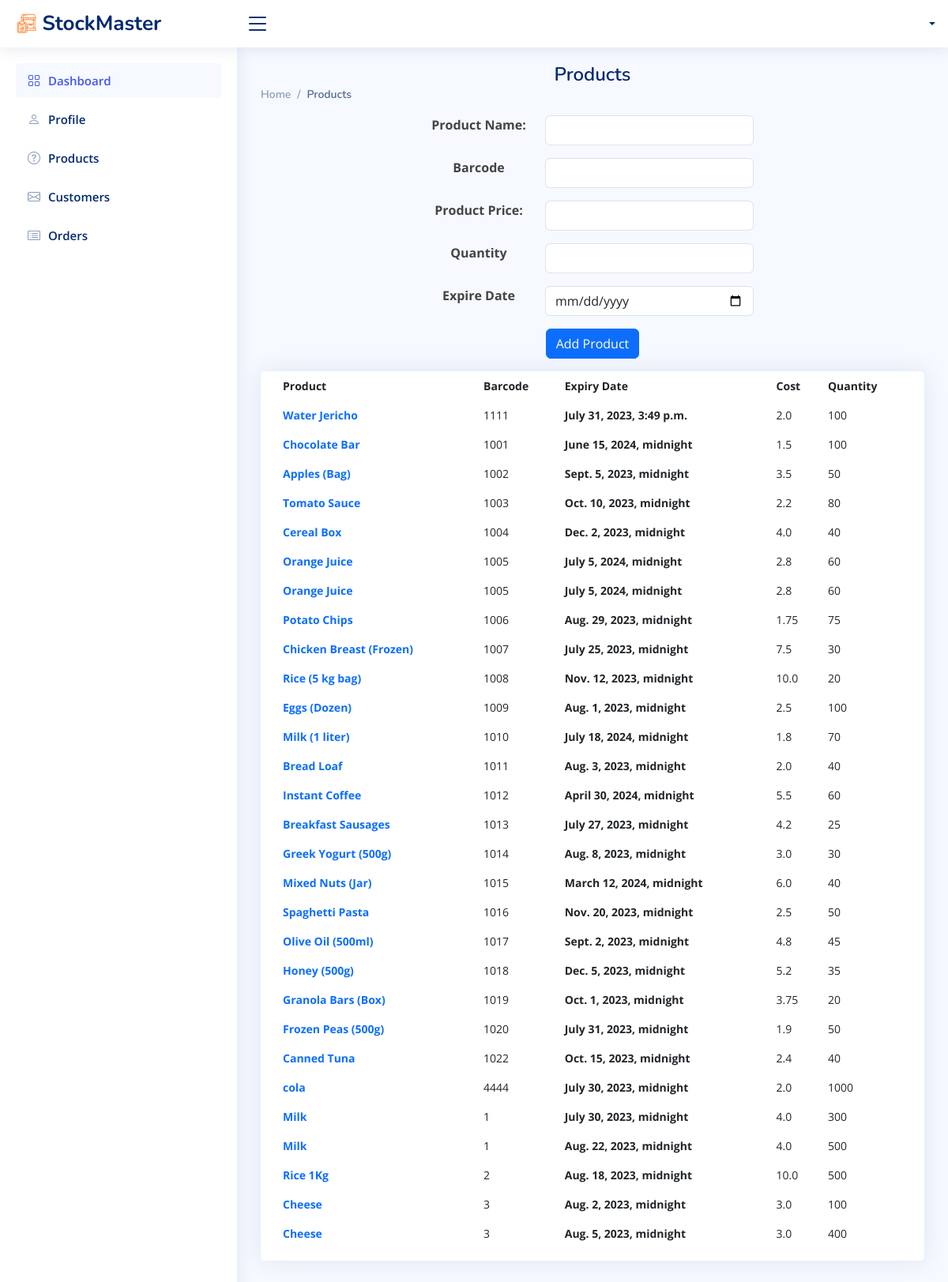
Screenshot of /dashboard/products with the database file from the repository.
### StockMaster_app/models.py (models this page shows)
class Prodcut(models.Model):
    p_name = models.CharField(max_length=255)
    p_barcode = models.IntegerField()
    expire_date = models.DateTimeField()
    cost = models.FloatField()
    qty = models.IntegerField()
    user = models.ForeignKey(User, on_delete=models.CASCADE, related_name='products')
    created_at = models.DateTimeField(auto_now_add=True)
    updated_at = models.DateTimeField(auto_now=True)

### StockMaster_app/views.py (the view)
# urls.py: path('dashboard/products', views.prodcuts, name='products-page'),
def prodcuts(request):
    products = Prodcut.objects.all()
    context = {
        'products' : products
    }
    return render(request, 'products-page.html', context)

### StockMaster_app/templates/products-page.html (shortened to what this page needs)
{% load static %}
<!DOCTYPE html>
<html lang="en">
<head>
    <link rel="stylesheet" href="{% static 'vendor/bootstrap/css/bootstrap.min.css' %}">
    <link rel="stylesheet" href="{% static 'vendor/bootstrap-icons/bootstrap-icons.css' %}">
    <link rel="stylesheet" href="{% static 'vendor/boxicons/css/boxicons.min.css' %}">
    <link rel="stylesheet" href="{% static 'vendor/quill/quill.snow.css' %}">
    <link rel="stylesheet" href="{% static 'vendor/quill/quill.bubble.css' %}">
    <link rel="stylesheet" href="{% static 'vendor/remixicon/remixicon.css' %}">
    <link rel="stylesheet" href="{% static 'vendor/simple-datatables/style.css' %}">
    <link rel="stylesheet" href="{% static 'style.css' %}">
</head>
<body>
    <header id="header" class="header fixed-top d-flex align-items-center">
        <div class="d-flex align-items-center justify-content-between">
            <a href="#" class="logo d-flex align-items-center">
                <img src="{% static 'img/logo.png' %}" alt="">
                <span class="d-none d-lg-block">StockMaster</span>
            </a>
            <i class="bi bi-list toggle-sidebar-btn"></i>
        </div>
        <nav class="header-nav ms-auto">
            <ul class="d-flex align-items-center">
                <li class="nav-item dropdown pe-3">
                    <a class="nav-link nav-profile d-flex align-items-center pe-0" href="#" data-bs-toggle="dropdown">
                        <span class="d-none d-md-block dropdown-toggle ps-2">{{user.f_name}}</span>
                    </a>
                </li>
            </ul>
        </nav>
    </header>
    <aside id="sidebar" class="sidebar">
        <ul class="sidebar-nav" id="sidebar-nav">
            <li class="nav-item">
                <a class="nav-link " href="index.html">
                    <i class="bi bi-grid"></i>
                    <span>Dashboard</span>
                </a>
            </li>
            <li class="nav-item">
                <a class="nav-link collapsed" href="/dashboard/profile">
                    <i class="bi bi-person"></i>
                    <span>Profile</span>
                </a>
            </li>
            <li class="nav-item">
                <a class="nav-link collapsed" href="/dashboard/products">
                    <i class="bi bi-question-circle"></i>
                    <span>Products</span>
                </a>
            </li>
            <li class="nav-item">
                <a class="nav-link collapsed" href="customers-page.html">
                    <i class="bi bi-envelope"></i>
                    <span>Customers</span>
                </a>
            </li>
            <li class="nav-item">
                <a class="nav-link collapsed" href="orders-page.html">
                    <i class="bi bi-card-list"></i>
                    <span>Orders</span>
                </a>
            </li>
        </ul>
    </aside>
    <main id="main" class="main">
        <div class="pagetitle">
            <h1>Products</h1>
            <nav>
                <ol class="breadcrumb">
                    <li class="breadcrumb-item">
                        <a href="index.html">Home</a>
                    </li>
                    <li class="breadcrumb-item active">Products</li>
                </ol>
            </nav>
        </div>
        <section class="section dashboard">
            <div class="row">
                <div class="col-sm-12">
                    <form action="">
                        <div class="row justify-content-center mb-3">
                            <div class="col-sm-2 text-center fw-bold ">
                                <label class="form-label">Product Name:</label>
                            </div>
                            <div class="col-sm-4">
                                <input type="text" class="form-control" name="p_name">
                            </div>
                        </div>
                        <div class="row justify-content-center mb-3">
                            <div class="col-sm-2 text-center fw-bold ">
                                <label class="form-label">Barcode</label>
                            </div>
                            <div class="col-sm-4">
                                <input type="number" class="form-control" name="p_barcode">
                            </div>
                        </div>
                        <div class="row justify-content-center mb-3">
                            <div class="col-sm-2 text-center fw-bold ">
                                <label class="form-label">Product Price:</label>
                            </div>
                            <div class="col-sm-4">
                                <input type="number" class="form-control" name="cost">
                            </div>
                        </div>
                        <div class="row justify-content-center mb-3">
                            <div class="col-sm-2 text-center fw-bold ">
                                <label class="form-label">Quantity</label>
                            </div>
                            <div class="col-sm-4">
                                <input type="number" class="form-control" name="qty">
                            </div>
                        </div>
                        <div class="row justify-content-center mb-3">
                            <div class="col-sm-2 text-center fw-bold ">
                                <label class="form-label">Expire Date</label>
                            </div>
                            <div class="col-sm-4">
                                <input type="date" class="form-control" name="expire_date">
                            </div>
                        </div>
                        <div class="row mb-3">
                            <div class="col-sm-12 text-center">
                                <button class="btn btn-primary">Add Product</button>
                            </div>
                        </div>
                    </form>
                </div>
                <div class="col-12">
                    <div class="card top-selling overflow-auto">
                        <div class="card-body pb-0">
                            <table class="table table-borderless">
                                <thead>
                                    <tr>
                                        <th scope="col">Product</th>
                                        <th scope="col">Barcode</th>
                                        <th scope="col">Expiry Date</th>
                                        <th scope="col">Cost</th>
                                        <th scope="col">Quantity</th>
                                    </tr>
                                </thead>
                                <tbody>
                                    {% for product in products %}
                                    <tr>
                                        <td>
                                            <a href="#" class="text-primary fw-bold">
                                                {{ product.p_name }}
                                            </a>
                                        </td>
                                        <td>{{product.p_barcode}}</td>
                                        <td class="fw-bold">{{ product.expire_date }}</td>
                                        <td>{{ product.cost }}</td>
                                        <td>{{ product.qty }}</td>
                                    </tr>
                                    {% endfor %}
                                </tbody>
                            </table>
                        </div>
                    </div>
                </div>
            </div>
        </section>
    </main>
</body>
</html>

### StockMaster_app/static/style.css (style rules this page uses)
:root { scroll-behavior: smooth; }
body { font-family: "Open Sans", sans-serif; background: #f6f9ff; color: #444444; }
a { color: #4154f1; text-decoration: none; }
h1, h2, h3, h4, h5, h6 { font-family: "Nunito", sans-serif; }
#main { margin-top: 60px; padding: 20px 30px; transition: all 0.3s; }
.pagetitle { margin-bottom: 10px; }
.pagetitle h1 { font-size: 24px; margin-bottom: 0; font-weight: 600; color: #012970; }
.card { margin-bottom: 30px; border: none; border-radius: 5px; box-shadow: 0px 0 30px rgba(1, 41, 112, 0.1); }
.card-body { padding: 0 20px 20px 20px; }
.breadcrumb { font-size: 14px; font-family: "Nunito", sans-serif; color: #899bbd; font-weight: 600; }
.breadcrumb a { color: #899bbd; transition: 0.3s; }
.breadcrumb .breadcrumb-item::before { color: #899bbd; }
.breadcrumb .active { color: #51678f; font-weight: 600; }
.logo { line-height: 1; }
@media (min-width: 1200px) { .logo { width: 280px; } }
.logo img { max-height: 26px; margin-right: 6px; }
.logo span { font-size: 26px; font-weight: 700; color: #012970; font-family: "Nunito", sans-serif; }
.header { transition: all 0.5s; z-index: 997; height: 60px; box-shadow: 0px 2px 20px rgba(1, 41, 112, 0.1); background-color: #fff; padding-left: 20px; }
.header .toggle-sidebar-btn { font-size: 32px; padding-left: 10px; cursor: pointer; color: #012970; }
.header-nav ul { list-style: none; }
.header-nav>ul { margin: 0; padding: 0; }
.header-nav .nav-profile { color: #012970; }
.header-nav .nav-profile span { font-size: 14px; font-weight: 600; }
.sidebar { position: fixed; top: 60px; left: 0; bottom: 0; width: 300px; z-index: 996; transition: all 0.3s; padding: 20px; overflow-y: auto; scrollbar-width: thin; scrollbar-color: #aab7cf transparent; box-shadow: 0px 0px 20px rgba(1, 41, 112, 0.1); background-color: #fff; }
@media (min-width: 1200px) { #main, #footer { margin-left: 300px; } }
.sidebar-nav { padding: 0; margin: 0; list-style: none; }
.sidebar-nav li { padding: 0; margin: 0; list-style: none; }
.sidebar-nav .nav-item { margin-bottom: 5px; }
.sidebar-nav .nav-link { display: flex; align-items: center; font-size: 15px; font-weight: 600; color: #4154f1; transition: 0.3; background: #f6f9ff; padding: 10px 15px; border-radius: 4px; }
.sidebar-nav .nav-link i { font-size: 16px; margin-right: 10px; color: #4154f1; }
.sidebar-nav .nav-link.collapsed { color: #012970; background: #fff; }
.sidebar-nav .nav-link.collapsed i { color: #899bbd; }
.dashboard .top-selling { font-size: 14px; }
.dashboard .top-selling .table thead { background: #f6f6fe; }
.dashboard .top-selling .table thead th { border: 0; }
.dashboard .top-selling .table tbody td { vertical-align: middle; }

### StockMaster_app/templates/products-page.html (style rules this page uses)
h1, h3 { text-align: center; color: red; }

### rows the page displays
Prodcut: p_name "Water Jericho", p_barcode "1111", expire_date "July 31, 2023, 3:49 p.m.", cost "2.0", qty "100"
Prodcut: p_name "Chocolate Bar", p_barcode "1001", expire_date "June 15, 2024, midnight", cost "1.5", qty "100"
Prodcut: p_name "Apples (Bag)", p_barcode "1002", expire_date "Sept. 5, 2023, midnight", cost "3.5", qty "50"
Prodcut: p_name "Tomato Sauce", p_barcode "1003", expire_date "Oct. 10, 2023, midnight", cost "2.2", qty "80"
Prodcut: p_name "Cereal Box", p_barcode "1004", expire_date "Dec. 2, 2023, midnight", cost "4.0", qty "40"
Prodcut: p_name "Orange Juice", p_barcode "1005", expire_date "July 5, 2024, midnight", cost "2.8", qty "60"
Prodcut: p_name "Orange Juice", p_barcode "1005", expire_date "July 5, 2024, midnight", cost "2.8", qty "60"
Prodcut: p_name "Potato Chips", p_barcode "1006", expire_date "Aug. 29, 2023, midnight", cost "1.75", qty "75"
Prodcut: p_name "Chicken Breast (Frozen)", p_barcode "1007", expire_date "July 25, 2023, midnight", cost "7.5", qty "30"
Prodcut: p_name "Rice (5 kg bag)", p_barcode "1008", expire_date "Nov. 12, 2023, midnight", cost "10.0", qty "20"
Prodcut: p_name "Eggs (Dozen)", p_barcode "1009", expire_date "Aug. 1, 2023, midnight", cost "2.5", qty "100"
Prodcut: p_name "Milk (1 liter)", p_barcode "1010", expire_date "July 18, 2024, midnight", cost "1.8", qty "70"
Prodcut: p_name "Bread Loaf", p_barcode "1011", expire_date "Aug. 3, 2023, midnight", cost "2.0", qty "40"
Prodcut: p_name "Instant Coffee", p_barcode "1012", expire_date "April 30, 2024, midnight", cost "5.5", qty "60"
Prodcut: p_name "Breakfast Sausages", p_barcode "1013", expire_date "July 27, 2023, midnight", cost "4.2", qty "25"
Prodcut: p_name "Greek Yogurt (500g)", p_barcode "1014", expire_date "Aug. 8, 2023, midnight", cost "3.0", qty "30"
Prodcut: p_name "Mixed Nuts (Jar)", p_barcode "1015", expire_date "March 12, 2024, midnight", cost "6.0", qty "40"
Prodcut: p_name "Spaghetti Pasta", p_barcode "1016", expire_date "Nov. 20, 2023, midnight", cost "2.5", qty "50"
Prodcut: p_name "Olive Oil (500ml)", p_barcode "1017", expire_date "Sept. 2, 2023, midnight", cost "4.8", qty "45"
Prodcut: p_name "Honey (500g)", p_barcode "1018", expire_date "Dec. 5, 2023, midnight", cost "5.2", qty "35"
Prodcut: p_name "Granola Bars (Box)", p_barcode "1019", expire_date "Oct. 1, 2023, midnight", cost "3.75", qty "20"
Prodcut: p_name "Frozen Peas (500g)", p_barcode "1020", expire_date "July 31, 2023, midnight", cost "1.9", qty "50"
Prodcut: p_name "Canned Tuna", p_barcode "1022", expire_date "Oct. 15, 2023, midnight", cost "2.4", qty "40"
Prodcut: p_name "cola", p_barcode "4444", expire_date "July 30, 2023, midnight", cost "2.0", qty "1000"
Prodcut: p_name "Milk", p_barcode "1", expire_date "July 30, 2023, midnight", cost "4.0", qty "300"
Prodcut: p_name "Milk", p_barcode "1", expire_date "Aug. 22, 2023, midnight", cost "4.0", qty "500"
Prodcut: p_name "Rice 1Kg", p_barcode "2", expire_date "Aug. 18, 2023, midnight", cost "10.0", qty "500"
Prodcut: p_name "Cheese", p_barcode "3", expire_date "Aug. 2, 2023, midnight", cost "3.0", qty "100"
Prodcut: p_name "Cheese", p_barcode "3", expire_date "Aug. 5, 2023, midnight", cost "3.0", qty "400"
